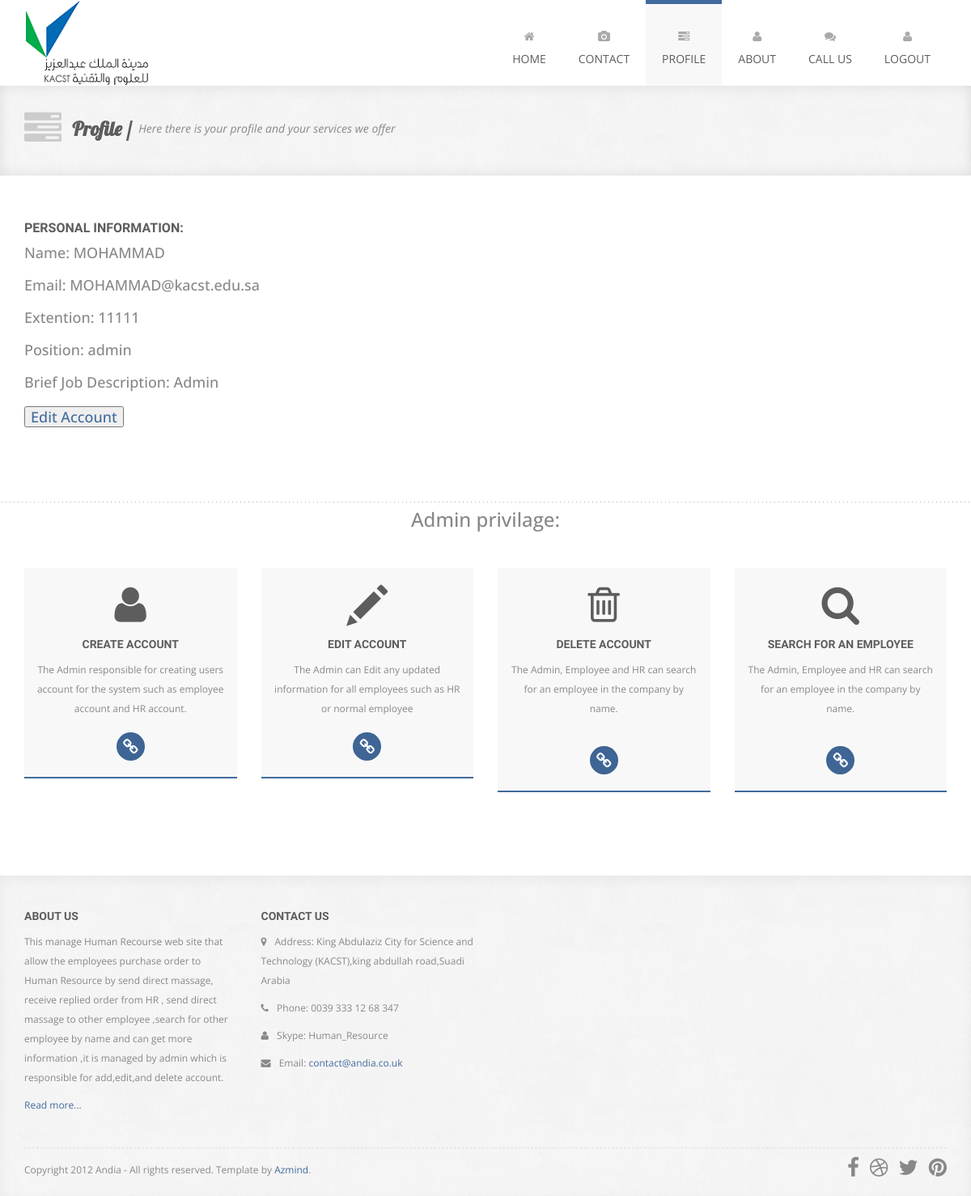
The app's page /Admin.php (signed in) with its own data.
### tables this page shows
CREATE TABLE `employee` (
  `EID` int(10) NOT NULL,
  `Ename` varchar(30) NOT NULL,
  `EXT` int(5) NOT NULL,
  `Email` varchar(25) NOT NULL,
  `BriefJobDescription` varchar(50) NOT NULL,
  `Position` enum('admin','hr','employee','') NOT NULL,
  `Username` varchar(10) NOT NULL,
  `Password` varchar(32) NOT NULL
);

### ClassUser.php (called while the page is built, shortened)
<?php
class USER
{
	private $conn;
	public function __construct()
	{
		$database = new Database();
		$db = $database->dbConnection();
		$this->conn = $db;
    }
	public function runQuery($sql)
	{
		$stmt = $this->conn->prepare($sql);
		return $stmt;
	}
}
?>

### Admin.php (the view, shortened to what this page needs)
<?php
	require_once("ClassUser.php");
	$auth_user = new USER();
	$EID = $_SESSION['user_session'];
	$stmt = $auth_user->runQuery("SELECT * FROM employee WHERE EID=:EID");
	$stmt->execute(array(":EID"=>$EID));
	$userRow=$stmt->fetch(PDO::FETCH_ASSOC);
	?>
<!DOCTYPE html>
<html lang="en">
    <head>
        <link rel="stylesheet" href="assets/bootstrap/css/bootstrap.min.css">
        <link rel="stylesheet" href="assets/font-awesome/css/font-awesome.min.css">
        <link rel="stylesheet" href="assets/css/animate.css">
        <link rel="stylesheet" href="assets/css/magnific-popup.css">
        <link rel="stylesheet" href="assets/flexslider/flexslider.css">
        <link rel="stylesheet" href="assets/css/form-elements.css">
        <link rel="stylesheet" href="assets/css/style.css">
        <link rel="stylesheet" href="assets/css/media-queries.css">
    </head>
    <body>
		<nav class="navbar" role="navigation">
			<div class="container">
				<div class="navbar-header">
					<a class="navbar-brand" href="index.html"></a>
				</div>
				<div class="collapse navbar-collapse" id="top-navbar-1">
					<ul class="nav navbar-nav navbar-right">
						<li>
							<a href="index.html">
								<i class="fa fa-home"></i><br>Home
							</a>
						</li>
						<li>
							<a href="Contact.php"><i class="fa fa-camera"></i><br>Contact</a>
						</li>
						<li class=" active">
							<a href="AuthorisationProfile.php"><i class="fa fa-tasks"></i><br>profile</a>
						</li>
						<li>
							<a href="about.html"><i class="fa fa-user"></i><br>About</a>
						</li>
						<li>
							<a href="CallUS.html"><i class="fa fa-comments"></i><br>Call us</a>
						</li>
						<li>
						<a href="login.php"><i class="fa fa-user"></i><br>logout</a></li>
					</ul>
				</div>
			</div>
		</nav>
        <div class="page-title-container">
            <div class="container">
                <div class="row">
                    <div class="col-sm-12 wow fadeIn">
                        <i class="fa fa-tasks"></i>
                        <h1>Profile /</h1>
                        <p>Here there is your profile and your services we offer</p>
                    </div>
                </div>
            </div>
        </div>
        <div class="services-full-width-container">
        	<div class="container">
	            <div class="row">
	                <div class="col-sm-12 services-full-width-text wow fadeInLeft">
	                    <h3>Personal Information:</h3>
	                    <h4>
<?php
     print("Name:     " );
     print($userRow['Ename']);
     echo '<br/></br>';
	 print("Email:     " );
     print($userRow['Email']);
	 echo '<br/><br>';
	 print("Extention:     " );
     print($userRow['EXT']);
	 echo '<br/><br>';
	 print("Position:     " );
     print($userRow['Position']);
	 echo '<br/><br>';
	 print("Brief Job Description:     " );
     print($userRow['BriefJobDescription']);
	?>
	<br><br>
<button ><a href="EmpEditform.php?EID=<?php echo $EID; ?>"> Edit Account </a> </button>
	</h4>
	                </div>
	            </div>
	        </div>
        </div>
		<div class="col-sm-12 services-title wow fadeIn">
		<h3> Admin privilage:</h3>
		</div>
        <div class="services-container">
	        <div class="container">
	            <div class="row">
	            	<div class="col-sm-3">
		                <div class="service wow fadeInUp">
		                    <div class="service-icon"><i class="fa fa-user"></i></div>
		                    <h3>Create Account</h3>
		                    <p>The Admin responsible for creating users account for the system such as employee account and HR account.</p>
		                    <div class="work-bottom">
		                        <a class="big-link-2" href="AddAcount.php"><i class="fa fa-link"></i></a>
		                    </div>
		                </div>
					</div>
					<div class="col-sm-3">
		                <div class="service wow fadeInDown">
		                    <div class="service-icon"><i class="glyphicon glyphicon-pencil"></i></div>
		                    <h3>Edit Account</h3>
		                    <p>The Admin can Edit any updated information for all employees such as HR or normal employee</p>
		                    <div class="work-bottom">
		                        <a class="big-link-2" href="Delete.php"><i class="fa fa-link"></i></a>
		                    </div>
		                </div>
	                </div>
	                <div class="col-sm-3">
		                <div class="service wow fadeInUp">
		                    <div class="service-icon"><i class="fa fa-trash-o"></i></div>
		                    <h3>Delete Account</h3>
		                    <p> The Admin, Employee and HR can search for an employee in the company by name.</p><br>
		                    <div class="work-bottom">
		                        <a class="big-link-2" href="Delete.php"><i class="fa fa-link"></i></a>
		                    </div>
		                </div>
	                </div>
	                <div class="col-sm-3">
		                <div class="service wow fadeInDown">
		                    <div class="service-icon"><i class="fa fa-search"></i></div>
		                    <h3>Search for an employee</h3>
		                    <p> The Admin, Employee and HR can search for an employee in the company by name.</p><br>
		                   <div class="work-bottom">
		                        <a class="big-link-2" href="Contact.php"><i class="fa fa-link"></i></a>
		                    </div>
		                </div>
	                </div>
	            </div>
	        </div>
        </div>
        <footer>
            <div class="container">
                <div class="row">
                    <div class="col-sm-3 footer-box wow fadeInUp">
                        <h4>About Us</h4>
                        <div class="footer-box-text">
	                        <p>
	                        	This manage Human Recourse web site that allow the employees purchase order to Human Resource by send direct massage, receive replied order from HR , send direct massage to other employee ,search for other employee by name and can get more information ,it is managed by admin which is responsible for add,edit,and delete account.
	                        </p>
	                        <p><a href="about.html">Read more...</a></p>
                        </div>
                    </div>
                    <div class="col-sm-3 footer-box wow fadeInDown">
                        <h4>Contact Us</h4>
                        <div class="footer-box-text footer-box-text-contact">
	                        <p><i class="fa fa-map-marker"></i> Address: King Abdulaziz City for Science and Technology (KACST),king abdullah road,Suadi Arabia</p>
	                        <p><i class="fa fa-phone"></i> Phone: 0039 333 12 68 347</p>
	                        <p><i class="fa fa-user"></i> Skype: Human_Resource</p>
	                        <p><i class="fa fa-envelope"></i> Email: <a href="">contact@andia.co.uk</a></p>
                        </div>
                    </div>
                </div>
                <div class="row">
                	<div class="col-sm-12 wow fadeIn">
                		<div class="footer-border"></div>
                	</div>
                </div>
                <div class="row">
                    <div class="col-sm-7 footer-copyright wow fadeIn">
                        <p>Copyright 2012 Andia - All rights reserved. Template by <a href="http://azmind.com">Azmind</a>.</p>
                    </div>
                    <div class="col-sm-5 footer-social wow fadeIn">
                        <a href="#"><i class="fa fa-facebook"></i></a>
                        <a href="#"><i class="fa fa-dribbble"></i></a>
                        <a href="#"><i class="fa fa-twitter"></i></a>
                        <a href="#"><i class="fa fa-pinterest"></i></a>
                    </div>
                </div>
            </div>
        </footer>
    </body>
</html>

### assets/css/style.css (style rules this page uses)
body { background: #fff; text-align: center; font-family: 'Open Sans', sans-serif; color: #888; font-size: 12px; }
a { color: #426b9d; text-decoration: none; -o-transition: all .3s; -moz-transition: all .3s; -webkit-transition: all .3s; -ms-transition: all .3s; transition: all .3s; }
h1, h2 { line-height: 40px; }
h3, h4 { line-height: 20px; }
a.big-link-2 { display: inline-block; width: 35px; height: 35px; padding-top: 6px; background: #426b9d; font-size: 20px; color: #fff; line-height: 20px; -moz-border-radius: 19px; -webkit-border-radius: 19px; border-radius: 19px; -moz-box-shadow: 0 1px 25px 0 rgba(0,0,0,.05) inset, 0 -1px 25px 0 rgba(0,0,0,.05) inset; -webkit-box-shadow: 0 1px 25px 0 rgba(0,0,0,.05) inset, 0 -1px 25px 0 rgba(0,0,0,.05) inset; box-shadow: 0 1px 25px 0 rgba(0,0,0,.05) inset, 0 -1px 25px 0 rgba(0,0,0,.05) inset; }
a.big-link-2 i { vertical-align: middle; }
.navbar { margin-bottom: 0; background: #fff; border: 0; -moz-border-radius: 0; -webkit-border-radius: 0; border-radius: 0; }
ul.navbar-nav { font-size: 14px; color: #888; text-transform: uppercase; }
ul.navbar-nav li a { padding: 23px 20px; background: #fff; border-top: 5px solid #fff; color: #5d5d5d; }
ul.navbar-nav li.active a { background: #f8f8f8; border-color: #426b9d; color: #5d5d5d; }
ul.navbar-nav li a i { line-height: 35px; color: #aaa; }
.navbar>.container .navbar-brand { margin-left: 0; }
.navbar-brand { width: 167px; height: 106px; background: url(../img/logo.png) left center no-repeat; text-indent: -99999px; }
.services-container { margin-top: 10px; }
.services-title { margin-top: 40px; background: url(../img/line.png) left center repeat-x; }
.service { margin-top: 40px; padding: 15px 15px 20px 15px; background: #f8f8f8; border-bottom: 2px solid #426b9d; }
.service .service-icon { font-size: 50px; line-height: 50px; color: #5d5d5d; }
.service .service-icon i { vertical-align: middle; }
.service h3 { margin-top: 13px; font-family: 'Droid Sans', sans-serif; font-size: 14px; color: #5d5d5d; font-weight: bold; text-transform: uppercase; text-shadow: 0 1px 0 rgba(255,255,255,.7); }
.service p { padding-bottom: 7px; line-height: 24px; }
footer { margin: 0 auto; padding-bottom: 10px; background: #f8f8f8 url(../img/pattern.jpg) left top repeat; -moz-box-shadow: 0 5px 15px 0 rgba(0,0,0,.05) inset; -webkit-box-shadow: 0 5px 15px 0 rgba(0,0,0,.05) inset; box-shadow: 0 5px 15px 0 rgba(0,0,0,.05) inset; }
.footer-box { margin-top: 20px; text-align: left; }
.footer-box h4 { margin-top: 20px; font-family: 'Droid Sans', sans-serif; font-size: 14px; color: #5d5d5d; font-weight: bold; text-transform: uppercase; text-shadow: 0 1px 0 rgba(255,255,255,.7); }
.footer-box-text p { line-height: 24px; }
.footer-box-text-contact i { padding-right: 7px; }
.footer-border { margin-top: 30px; border-top: 1px dashed #ddd; }
.footer-copyright { margin-top: 15px; line-height: 24px; text-align: left; }
.footer-social { margin-top: 5px; text-align: right; }
.footer-social a { margin: 0 0 0 10px; font-size: 26px; color: #888; }
.page-title-container { margin: 0 auto; padding: 30px 0 35px 0; background: #f8f8f8 url(../img/pattern.jpg) left top repeat; text-align: left; -moz-box-shadow: 0 5px 15px 0 rgba(0,0,0,.05) inset, 0 -5px 15px 0 rgba(0,0,0,.05) inset; -webkit-box-shadow: 0 5px 15px 0 rgba(0,0,0,.05) inset, 0 -5px 15px 0 rgba(0,0,0,.05) inset; box-shadow: 0 5px 15px 0 rgba(0,0,0,.05) inset, 0 -5px 15px 0 rgba(0,0,0,.05) inset; }
.page-title-container h1 { display: inline; margin-left: 10px; font-family: 'Lobster', cursive; font-size: 24px; color: #5d5d5d; font-weight: bold; text-shadow: 0 1px 0 rgba(255, 255, 255, .7); vertical-align: middle; }
.page-title-container p { display: inline; margin-left: 5px; font-size: 14px; font-style: italic; vertical-align: middle; }
.page-title-container i { font-size: 46px; color: #ccc; vertical-align: middle; }
.services-full-width-container { margin-top: 20px; }
.services-full-width-text { padding-top: 10px; text-align: left; }
.services-full-width-text h3 { margin-top: 25px; font-family: 'Droid Sans', sans-serif; font-size: 16px; color: #5d5d5d; font-weight: bold; text-transform: uppercase; text-shadow: 0 1px 0 rgba(255,255,255,.7); }

### records on screen
employee: Ename "MOHAMMAD", Email "MOHAMMAD@kacst.edu.sa", EXT "11111", Position "admin", BriefJobDescription "Admin"
